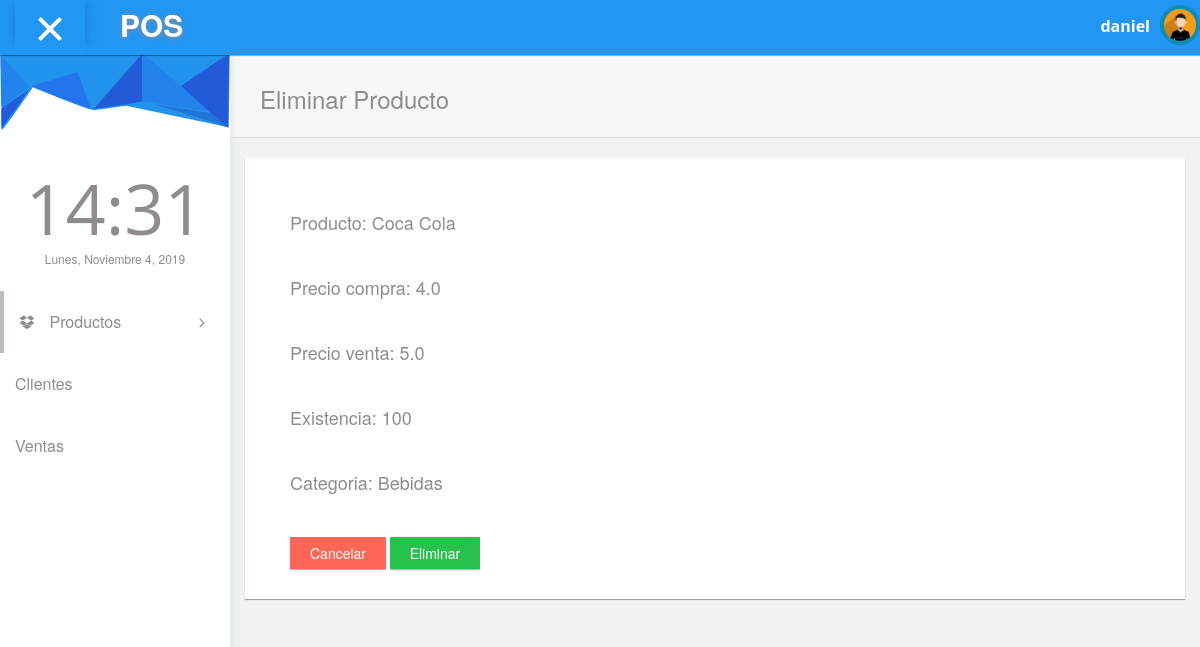
Screenshot of /producto/2/eliminar/ (signed in) with the database file from the repository.
### pos/models.py (models this page shows, shortened)
class Producto(models.Model):
    nombre=models.CharField(max_length=200)
    precio_compra=models.FloatField()
    precio_venta=models.FloatField()
    existencia=models.IntegerField()
    categoria=models.ForeignKey(Categoria,on_delete=models.CASCADE)
    created_date=models.DateTimeField(default=timezone.now)

class Categoria(models.Model):
    nombre=models.CharField(max_length=200)
    created_date=models.DateTimeField(default=timezone.now)
    def __str__(self):
        return self.nombre

### pos/views.py (the view)
# urls.py: path('producto/<int:pk>/eliminar/', views.producto_eliminar, name='producto_eliminar'),
@login_required
def producto_eliminar(request,pk):
    producto = get_object_or_404(Producto, pk=pk)
    if(request.method=="POST"):
        producto.delete()
        return redirect('producto_list')
    else:
        return render(request, 'pos/producto_eliminar.html', {'producto':producto })

### pos/templates/pos/producto_eliminar.html
{% extends 'pos/plantilla.html' %}
{% block content %}
<div id="content">
    <div class="panel box-shadow-none content-header">
        <div class="panel-body">
            <div class="col-md-12">
                <h3 class="animated fadeInLeft">Eliminar Producto</h3>
            </div>
        </div>
    </div>
    <div class="col-md-12">
        <div class="col-md-12 panel">
            <div class="col-md-12 panel-body" style="padding-bottom:30px;">
                <div class="col-md-12">
                    <form method="POST" class="cmxform">{% csrf_token %}
                        <div class="col-md-12">
                            <div class="form-group form-animate-text" style="margin-top:40px !important;">
                                <h4>Producto: {{producto.nombre}}</h4>
                            </div>
                            <div class="form-group form-animate-text" style="margin-top:40px !important;">
                                <h4>Precio compra: {{producto.precio_compra}}</h4>
                            </div>
                            <div class="form-group form-animate-text" style="margin-top:40px !important;">
                                <h4>Precio venta: {{producto.precio_venta}}</h4>
                            </div>
                            <div class="form-group form-animate-text" style="margin-top:40px !important;">
                                <h4>Existencia: {{producto.existencia}}</h4>
                            </div>
                            <div class="form-group form-animate-text" style="margin-top:40px !important;">
                                <h4>Categoria: {{producto.categoria}}</h4>
                            </div>
                        </div>
                        <div class="col-md-12">
                            <a class="submit btn btn-danger" href="/producto">Cancelar</a>
                            <input class="submit btn btn-success" type="submit" value="Eliminar">
                        </div>
                    </form>
                </div>
            </div>
        </div>
    </div>
</div>
{% endblock %}

### pos/templates/pos/plantilla.html (shortened to what this page needs)
{% load static %}
<!DOCTYPE html>
<html lang="es">
<head>
  <link rel="stylesheet" type="text/css" href="{% static 'css/bootstrap.min.css' %}">
  <link rel="stylesheet" type="text/css" href="{% static 'css/plugins/font-awesome.min.css' %}"/>
  <link rel="stylesheet" type="text/css" href="{% static 'css/plugins/datatables.bootstrap.min.css' %}"/>
  <link rel="stylesheet" type="text/css" href="{% static 'css/plugins/animate.min.css' %}"/>
  <link href="{% static 'css/style.css' %}" rel="stylesheet">
</head>
<body id="mimin" class="dashboard">
        <nav class="navbar navbar-default header navbar-fixed-top">
          <div class="col-md-12 nav-wrapper">
            <div class="navbar-header" style="width:100%;">
              <div class="opener-left-menu is-open">
                <span class="bottom"></span>
              </div>
                <a href="/" class="navbar-brand">
                 <b>POS</b>
                </a>
              <ul class="nav navbar-nav navbar-right user-nav">
                <li class="user-name"><span>{{ user.username }}</span></li>
                  <li class="dropdown avatar-dropdown">
                   <img src="{% static 'img/avatar.jpg' %}" class="img-circle avatar" alt="user name" data-toggle="dropdown" aria-haspopup="true" aria-expanded="true"/>
                </li>
              </ul>
            </div>
          </div>
        </nav>
      <div class="container-fluid mimin-wrapper">
            <div id="left-menu">
              <div class="sub-left-menu scroll">
                <ul class="nav nav-list">
                    <li><div class="left-bg"></div></li>
                    <li class="time">
                      <h1 class="animated fadeInLeft">21:00</h1>
                      <p class="animated fadeInRight">Sat,October 1st 2029</p>
                    </li>
                    <li class="active ripple">
                      <a class="tree-toggle nav-header"><span class="fa-dropbox fa"></span> Productos
                        <span class="fa-angle-right fa right-arrow text-right"></span>
                      </a>
                    </li>
                    <li><a href="/cliente">Clientes</a></li>
                    <li><a href="/venta">Ventas</a></li>
                  </ul>
                </div>
            </div>
          {% block content %}
          {% endblock %}
      </div>
</body>
</html>

### rows the page displays
Producto: nombre "Coca Cola", precio_compra "4.0", precio_venta "5.0", existencia "100", categoria "Bebidas"

### other values shown
{{ user.username }} "daniel"
